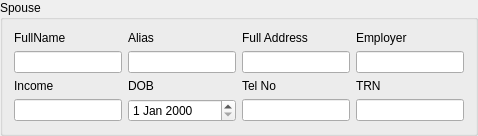
                      <widget class="QGroupBox" name="grpspouse">
                       <property name="enabled">
                        <bool>true</bool>
                       </property>
                       <property name="sizePolicy">
                        <sizepolicy hsizetype="Expanding" vsizetype="Preferred">
                         <horstretch>0</horstretch>
                         <verstretch>0</verstretch>
                        </sizepolicy>
                       </property>
                       <property name="title">
                        <string>Spouse</string>
                       </property>
                       <layout class="QGridLayout" name="gridLayout_8">
                        <item row="0" column="0">
                         <widget class="QLabel" name="label_41">
                          <property name="text">
                           <string>FullName</string>
                          </property>
                         </widget>
                        </item>
                        <item row="0" column="1">
                         <widget class="QLabel" name="label_42">
                          <property name="text">
                           <string>Alias</string>
                          </property>
                         </widget>
                        </item>
                        <item row="0" column="2">
                         <widget class="QLabel" name="label_43">
                          <property name="text">
                           <string>Full Address</string>
                          </property>
                         </widget>
                        </item>
                        <item row="0" column="3">
                         <widget class="QLabel" name="label_44">
                          <property name="text">
                           <string>Employer</string>
                          </property>
                         </widget>
                        </item>
                        <item row="1" column="0">
                         <widget class="QLineEdit" name="lineSpouseFullName">
                          <property name="enabled">
                           <bool>true</bool>
                          </property>
                         </widget>
                        </item>
                        <item row="1" column="1">
                         <widget class="QLineEdit" name="lineSpouseAlias">
                          <property name="enabled">
                           <bool>true</bool>
                          </property>
                         </widget>
                        </item>
                        <item row="1" column="2">
                         <widget class="QLineEdit" name="lineSpouseFullAddress">
                          <property name="enabled">
                           <bool>true</bool>
                          </property>
                         </widget>
                        </item>
                        <item row="1" column="3">
                         <widget class="QLineEdit" name="lineSpouseEmployer">
                          <property name="enabled">
                           <bool>true</bool>
                          </property>
                         </widget>
                        </item>
                        <item row="2" column="0">
                         <widget class="QLabel" name="label_45">
                          <property name="text">
                           <string>Income</string>
                          </property>
                         </widget>
                        </item>
                        <item row="2" column="1">
                         <widget class="QLabel" name="label_46">
                          <property name="text">
                           <string>DOB</string>
                          </property>
                         </widget>
                        </item>
                        <item row="2" column="2">
                         <widget class="QLabel" name="label_47">
                          <property name="text">
                           <string>Tel No</string>
                          </property>
                         </widget>
                        </item>
                        <item row="2" column="3">
                         <widget class="QLabel" name="label_48">
                          <property name="text">
                           <string>TRN</string>
                          </property>
                         </widget>
                        </item>
                        <item row="3" column="1">
                         <widget class="QDateEdit" name="dateSpouseDOB">
                          <property name="enabled">
                           <bool>true</bool>
                          </property>
                         </widget>
                        </item>
                        <item row="3" column="3">
                         <widget class="QLineEdit" name="lineSpouseTRN">
                          <property name="enabled">
                           <bool>true</bool>
                          </property>
                         </widget>
                        </item>
                        <item row="3" column="2">
                         <widget class="QLineEdit" name="lineSpouseTelNo">
                          <property name="enabled">
                           <bool>true</bool>
                          </property>
                         </widget>
                        </item>
                        <item row="3" column="0">
                         <widget class="QLineEdit" name="lineSpouseIncome">
                          <property name="enabled">
                           <bool>true</bool>
                          </property>
                         </widget>
                        </item>
                       </layout>
                      </widget>
